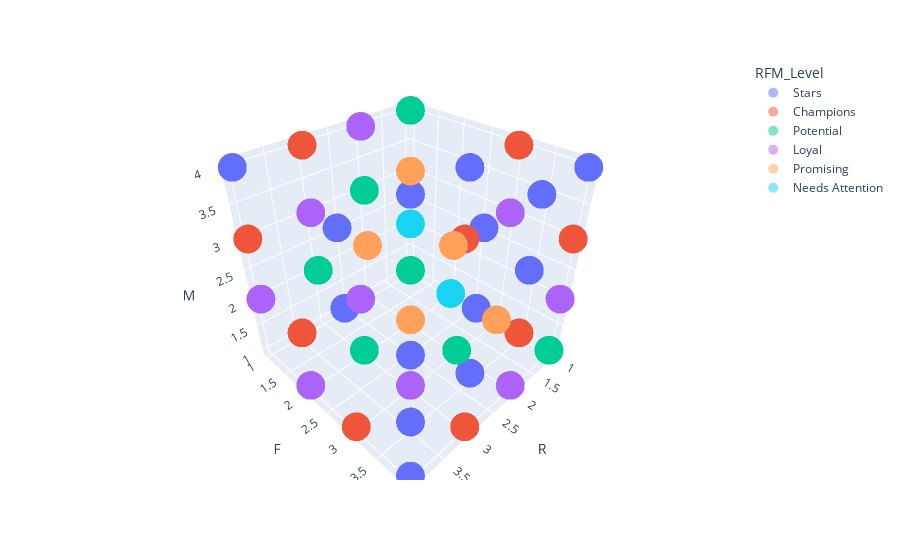

The code cell stored with this chart in its notebook:
### Markdown cell above
# 3d plot

### Code cell
import plotly.express as px

fig = px.scatter_3d(df_RFM, x='R', y='F', z='M',
                   color = 'RFM_Level', opacity=0.5)
#fig.show()
fig.update_traces(marker=dict(size=10),
                  selector=dict(mode='markers'))
# tight layout
fig.show()
#symbol = 'RFM_Level',

### Figure 1 — Plotly figure (JSON) as saved in the notebook; plotly's stock layout.template omitted (floating-point values rounded to 4 significant figures; data arrays with more than 128 entries replaced by an {"elided": "..."} marker saying what was removed)
{"data": [{"hovertemplate": "RFM_Level=Stars<br>R=%{x}<br>F=%{y}<br>M=%{z}<extra></extra>", "legendgroup": "Stars", "marker": {"color": "#636efa", "opacity": 0.5, "size": 10, "symbol": "circle"}, "mode": "markers", "name": "Stars", "scene": "scene", "showlegend": true, "type": "scatter3d", "x": {"elided": "8539 int values"}, "y": {"elided": "8539 int values"}, "z": {"elided": "8539 int values"}}, {"hovertemplate": "RFM_Level=Champions<br>R=%{x}<br>F=%{y}<br>M=%{z}<extra></extra>", "legendgroup": "Champions", "marker": {"color": "#EF553B", "opacity": 0.5, "size": 10, "symbol": "circle"}, "mode": "markers", "name": "Champions", "scene": "scene", "showlegend": true, "type": "scatter3d", "x": {"elided": "2867 int values"}, "y": {"elided": "2867 int values"}, "z": {"elided": "2867 int values"}}, {"hovertemplate": "RFM_Level=Potential<br>R=%{x}<br>F=%{y}<br>M=%{z}<extra></extra>", "legendgroup": "Potential", "marker": {"color": "#00cc96", "opacity": 0.5, "size": 10, "symbol": "circle"}, "mode": "markers", "name": "Potential", "scene": "scene", "showlegend": true, "type": "scatter3d", "x": {"elided": "4271 int values"}, "y": {"elided": "4271 int values"}, "z": {"elided": "4271 int values"}}, {"hovertemplate": "RFM_Level=Loyal<br>R=%{x}<br>F=%{y}<br>M=%{z}<extra></extra>", "legendgroup": "Loyal", "marker": {"color": "#ab63fa", "opacity": 0.5, "size": 10, "symbol": "circle"}, "mode": "markers", "name": "Loyal", "scene": "scene", "showlegend": true, "type": "scatter3d", "x": {"elided": "3482 int values"}, "y": {"elided": "3482 int values"}, "z": {"elided": "3482 int values"}}, {"hovertemplate": "RFM_Level=Promising<br>R=%{x}<br>F=%{y}<br>M=%{z}<extra></extra>", "legendgroup": "Promising", "marker": {"color": "#FFA15A", "opacity": 0.5, "size": 10, "symbol": "circle"}, "mode": "markers", "name": "Promising", "scene": "scene", "showlegend": true, "type": "scatter3d", "x": {"elided": "4015 int values"}, "y": {"elided": "4015 int values"}, "z": {"elided": "4015 int values"}}, {"hovertemplate": "RFM_Level=Needs Attention<br>R=%{x}<br>F=%{y}<br>M=%{z}<extra></extra>", "legendgroup": "Needs Attention", "marker": {"color": "#19d3f3", "opacity": 0.5, "size": 10, "symbol": "circle"}, "mode": "markers", "name": "Needs Attention", "scene": "scene", "showlegend": true, "type": "scatter3d", "x": {"elided": "2369 int values"}, "y": {"elided": "2369 int values"}, "z": {"elided": "2369 int values"}}], "layout": {"legend": {"title": {"text": "RFM_Level"}, "tracegroupgap": 0}, "margin": {"t": 60}, "scene": {"domain": {"x": [0, 1], "y": [0, 1]}, "xaxis": {"title": {"text": "R"}}, "yaxis": {"title": {"text": "F"}}, "zaxis": {"title": {"text": "M"}}}}}
